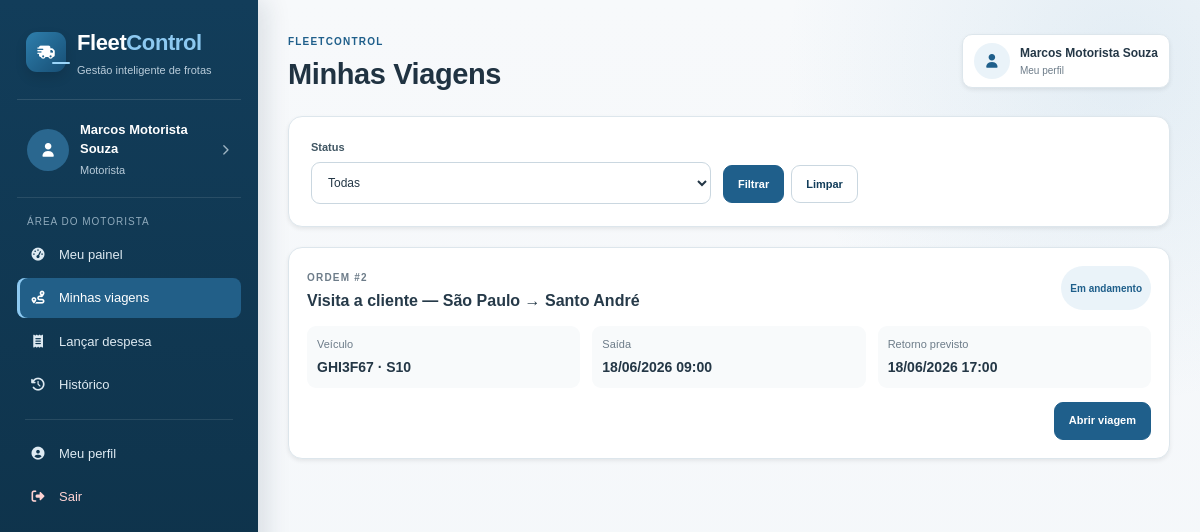
Page /motorista/viagens.php (signed in) on the committed database.
### tables this page shows
CREATE TABLE viagens (
    id                          INT UNSIGNED    NOT NULL AUTO_INCREMENT,
    veiculo_id                  INT UNSIGNED    NOT NULL,
    motorista_id                INT UNSIGNED    NOT NULL,
    gerente_id                  INT UNSIGNED    NOT NULL,
    filial_id                   INT UNSIGNED    DEFAULT NULL,
    descricao_rota              TEXT            NOT NULL,
    data_partida                DATETIME        NOT NULL,
    previsao_retorno            DATETIME        NOT NULL,
    retorno_real                DATETIME        DEFAULT NULL,
    status                      ENUM('agendada','em_andamento','concluida','cancelada') NOT NULL DEFAULT 'agendada',
    odometro_inicial            INT UNSIGNED    DEFAULT NULL,
    odometro_final              INT UNSIGNED    DEFAULT NULL,
    combustivel_inicial         DECIMAL(4,1)    DEFAULT NULL,
    combustivel_final           DECIMAL(4,1)    DEFAULT NULL,
    observacoes_encerramento    TEXT            DEFAULT NULL,
    criado_em                   DATETIME        NOT NULL DEFAULT CURRENT_TIMESTAMP,
    PRIMARY KEY (id),
    CONSTRAINT fk_viagem_veiculo
        FOREIGN KEY (veiculo_id)   REFERENCES veiculos(id)            ON UPDATE CASCADE,
    CONSTRAINT fk_viagem_motorista
        FOREIGN KEY (motorista_id) REFERENCES motoristas(usuario_id)  ON UPDATE CASCADE,
    CONSTRAINT fk_viagem_gerente
        FOREIGN KEY (gerente_id)   REFERENCES usuarios(id)            ON UPDATE CASCADE,
    CONSTRAINT fk_viagem_filial
        FOREIGN KEY (filial_id)    REFERENCES filiais(id)             ON UPDATE CASCADE ON DELETE SET NULL
);

CREATE TABLE veiculos (
    id                      INT UNSIGNED    NOT NULL AUTO_INCREMENT,
    placa                   VARCHAR(8)      NOT NULL,
    modelo                  VARCHAR(80)     NOT NULL,
    marca                   VARCHAR(60)     NOT NULL,
    chassi                  VARCHAR(17)     NOT NULL,
    renavam                 VARCHAR(11)     NOT NULL,
    ano                     YEAR            NOT NULL,
    categoria_cnh_exigida   ENUM('A','B','C','D','E') NOT NULL DEFAULT 'B',
    odometro_inicial        INT UNSIGNED    NOT NULL DEFAULT 0,
    odometro_atual          INT UNSIGNED    NOT NULL DEFAULT 0,
    status                  ENUM('disponivel','reservado','em_transito','manutencao') NOT NULL DEFAULT 'disponivel',
    filial_id               INT UNSIGNED    DEFAULT NULL,
    ativo                   TINYINT(1)      NOT NULL DEFAULT 1,
    criado_em               DATETIME        NOT NULL DEFAULT CURRENT_TIMESTAMP,
    PRIMARY KEY (id),
    UNIQUE KEY uq_veiculo_placa   (placa),
    UNIQUE KEY uq_veiculo_chassi  (chassi),
    UNIQUE KEY uq_veiculo_renavam (renavam),
    CONSTRAINT fk_veiculo_filial
        FOREIGN KEY (filial_id) REFERENCES filiais(id)
        ON UPDATE CASCADE ON DELETE SET NULL
);

### funcoes.php (called while the page is built, shortened)
<?php
function escapar($texto)
{
    return htmlspecialchars((string) $texto, ENT_QUOTES, 'UTF-8');
}
function data_hora_br($data)
{
    return date('d/m/Y H:i', strtotime($data));
}
function status_viagem_nome($status)
{
    $nomes = [
        'agendada' => 'Agendada',
        'em_andamento' => 'Em andamento',
        'concluida' => 'Concluída',
        'cancelada' => 'Cancelada'
    ];
    return $nomes[$status] ?? ucfirst(str_replace('_', ' ', $status));
}
function classe_status($status)
{
    $classes = [
        'disponivel' => 'disponivel',
        'reservado' => 'reservada',
        'em_transito' => 'transito',
        'manutencao' => 'manutencao',
        'agendada' => 'reservada',
        'em_andamento' => 'andamento',
        'concluida' => 'concluida',
        'cancelada' => 'cancelada',
        'pendente' => 'reservada',
        'concluido' => 'concluida',
        'cancelado' => 'cancelada'
    ];
    return $classes[$status] ?? 'andamento';
}
?>

### motorista/viagens.php (the view, shortened to what this page needs)
<?php
include "../conexao.php";
include "../funcoes.php";
$id_motorista = (int) $_SESSION['usuario']['id'];
$sql_lista =
    "SELECT v.*, ve.placa, ve.modelo, ve.marca,
            c.id AS checklist_id
     FROM viagens v
     INNER JOIN veiculos ve ON ve.id = v.veiculo_id
     LEFT JOIN checklists_viagem c ON c.viagem_id = v.id
     WHERE v.motorista_id = ?";
$tipos = 'i';
$parametros = [$id_motorista];
$sql_lista .= " ORDER BY v.data_partida DESC";
$query = $sql->prepare($sql_lista);
$query->bind_param($tipos, ...$parametros);
$query->execute();
$lista = $query->get_result();
include '../cabecalho.php';
?>
<div class="painel shadow-sm">
    <form method="GET" class="filtros">
        <div class="input-box">
            <label for="status">Status</label>
            <select id="status" name="status">
                <option value="">Todas</option>
            </select>
        </div>
        <div class="filtro-acoes">
            <button class="botao botao-principal" type="submit">Filtrar</button>
            <a href="viagens.php" class="botao botao-secundario">Limpar</a>
        </div>
    </form>
</div>
<div class="lista-cards-mobile">
    <?php while ($viagem = $lista->fetch_assoc()): ?>
        <div class="viagem-card painel shadow-sm">
            <div class="viagem-card-topo">
                <div>
                    <span class="mini-etiqueta">Ordem #<?php echo $viagem['id']; ?></span>
                    <h3><?php echo escapar($viagem['descricao_rota']); ?></h3>
                </div>
                <span class="status <?php echo classe_status($viagem['status']); ?>">
                    <?php echo escapar(status_viagem_nome($viagem['status'])); ?>
                </span>
            </div>
            <div class="viagem-card-dados">
                <div>
                    <span>Veículo</span>
                    <strong><?php echo escapar($viagem['placa'] . ' · ' . $viagem['modelo']); ?></strong>
                </div>
                <div>
                    <span>Saída</span>
                    <strong><?php echo data_hora_br($viagem['data_partida']); ?></strong>
                </div>
                <div>
                    <span>Retorno previsto</span>
                    <strong><?php echo data_hora_br($viagem['previsao_retorno']); ?></strong>
                </div>
            </div>
            <div class="fin viagem-card-acoes">
                <a class="botao botao-principal" href="viagem-detalhes.php?id=<?php echo $viagem['id']; ?>">Abrir viagem</a>
            </div>
        </div>
    <?php endwhile; ?>
</div>
<?php
include '../rodape.php';
?>

### css/style.css (style rules this page uses)
:root { --azul: #1f5f8b; --azul-hover: #174e74; --azul-escuro: #123d5a; --azul-muito-escuro: #0d2f45; --azul-claro: #eaf3f9; --azul-borda: #cfe0eb; --fundo: #f4f7fa; --branco: #ffffff; --texto: #243746; --texto-claro: #6d7c89; --borda: #dde6ec; --borda-forte: #cad7e0; --verde: #2c8a58; --verde-claro: #eaf7ef; --amarelo: #ad7519; --amarelo-claro: #fff6e4; --vermelho: #b84646; --vermelho-claro: #fff0f0; --cinza-claro: #f7f9fb; --sombra: 0 .5rem 1.2rem rgba(25, 55, 75, .08); --sombra-forte: 0 .8rem 2rem rgba(25, 55, 75, .12); --raio: 14px; --raio-menor: 9px; }
* { box-sizing: border-box; }
html { scroll-behavior: smooth; }
body { margin: 0; color: var(--texto); background: var(--fundo); font-family: Arial, Helvetica, sans-serif; font-size: 14px; line-height: 1.5; }
body, button, input, select, textarea { font-family: Arial, Helvetica, sans-serif; }
a { color: inherit; text-decoration: none; }
button, a, input, select, textarea { -webkit-tap-highlight-color: transparent; }
.etiqueta, .mini-etiqueta { color: var(--azul); font-size: 10px; font-weight: 700; letter-spacing: 1.2px; text-transform: uppercase; }
.mini-etiqueta { color: var(--texto-claro); }
.painel, .card-info, .recurso-card, .viagem-card { border: 1px solid var(--borda); background: var(--branco); border-radius: var(--raio); }
.painel { padding: 22px; margin-bottom: 20px; }
.painel-titulo h3, .painel h3 { margin: 3px 0 0; color: #263a49; font-size: 18px; font-weight: 700; }
.metricas-faixa span, .status-resumo span, .dado span, .cnh-resumo span, .viagem-card-dados span { display: block; color: var(--texto-claro); font-size: 11px; }
.metricas-faixa strong, .status-resumo strong, .dado strong, .cnh-resumo strong, .viagem-card-dados strong { display: block; margin-top: 4px; color: var(--texto); }
.status { display: inline-flex; align-items: center; gap: 5px; padding: 5px 9px; border-radius: 999px; font-size: 10px; font-weight: 700; white-space: nowrap; }
.status.transito, .status.andamento, .status.em_andamento { color: var(--azul); background: var(--azul-claro); }
.botao { min-height: 38px; padding: 9px 14px; display: inline-flex; align-items: center; justify-content: center; gap: 7px; border: 1px solid transparent; border-radius: 9px; cursor: pointer; font-size: 11px; font-weight: 700; line-height: 1.2; transition: transform .16s ease, background-color .16s ease, border-color .16s ease, box-shadow .16s ease; }
.botao-principal { color: #fff; background: var(--azul); border-color: var(--azul); }
.botao-secundario { color: var(--azul-escuro); background: #fff; border-color: var(--borda-forte); }
.input-box { min-width: 0; }
.input-box.completa, .fin, .secao-form, .aviso-form.completa { grid-column: 1 / -1; }
.input-box label { display: flex; align-items: baseline; gap: 6px; margin-bottom: 7px; color: #405663; font-size: 11px; font-weight: 700; }
.input-box input, .input-box select, .input-box textarea { width: 100%; min-height: 42px; padding: 10px 12px; color: var(--texto); border: 1px solid var(--borda-forte); border-radius: 9px; outline: none; background: #fff; font-size: 12px; transition: border-color .16s ease, box-shadow .16s ease, background-color .16s ease; }
.fin { display: flex; align-items: center; justify-content: flex-end; flex-wrap: wrap; gap: 9px; padding-top: 5px; }
.filtros { display: grid; grid-template-columns: minmax(210px, 1.5fr) repeat(2, minmax(150px, .75fr)) auto; gap: 12px; align-items: end; }
.filtro-acoes { display: flex; align-items: center; gap: 7px; padding-bottom: 1px; }
.lista-cards-mobile { display: grid; gap: 15px; }
.viagem-card { padding: 18px; }
.viagem-card-topo { display: flex; justify-content: space-between; gap: 14px; }
.viagem-card-topo h3 { margin: 4px 0 0; font-size: 16px; }
.viagem-card-dados { display: grid; grid-template-columns: repeat(3, minmax(0, 1fr)); gap: 12px; margin-top: 16px; }
.viagem-card-dados > div { padding: 10px; border-radius: 9px; background: #f8fafb; }
.viagem-card-acoes { padding-top: 14px; }

### rows in the picture
viagens: id "2", descricao_rota "Visita a cliente — São Paulo → Santo André", status "Em andamento", veiculo.modelo "GHI3F67 · S10", data_partida "18/06/2026 09:00", previsao_retorno "18/06/2026 17:00"

### other values in the picture
escapar($nome_atual) "Marcos Motorista Souza"
escapar(perfil_nome($perfil_atual)) "Motorista"
escapar($titulo) "Minhas Viagens"
escapar($_SESSION['usuario']['nome'] ?? 'Usuário') "Marcos Motorista Souza"
